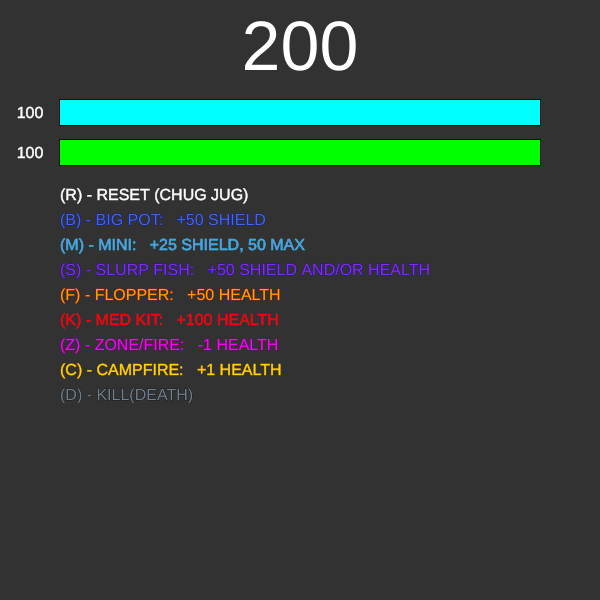
Frame 1 (no input)
Frame 60 (no input): identical to frame 1, image omitted
Frame 120 (the mouse pressed at the canvas centre since frame 60): identical to frame 1, image omitted

The p5.js sketch that drew this single still picture (run headless with seeded random() and noise() and a simulated clock; from frame 60 on, the mouse is pressed at the canvas centre):

// p5.js sketch
// ── sketch.js
var w, h, heatlh, shield, healthMin, healthMax, shieldBroke = false,
  damage, keysTyped = [],
  keyNum = 0,
  shieldNeg = 0;

function setup() {
  createCanvas(600, 600);
  w = width;
  h = height;

  health = 100;

  shield = 100
  cursor(CROSS)
  keysTyped[1] = 0;
  keysTyped[2] = 0
  keysTyped[0] = 0

}

function draw() {
  health = constrain(health, 0, 100)
  shield = constrain(shield, 0, 100)
  var total = health + shield;
  background(50);
  textAlign(CENTER)
  textSize(70)
  fill(255)
  text(total, w / 2, 70)

  
  strokeWeight(1.5)
  stroke(0)
  noFill();
  rect(60, 100, w - 60 - 60, 25)
  rect(60, 140, w - 60 - 60, 25)
  noStroke();


  fill('cyan')
  rect(60, 100, (shield * 2.4) * 2, 25)


  fill('lime')
  rect(60, 140, (health * 2.4) * 2, 25)

  textAlign(LEFT)
  textSize(16)
  strokeWeight(0.5)

  stroke(255)
  fill(255)
  text("(R) - RESET (CHUG JUG)", 60, 200)
  
  textAlign(CENTER)
  text(shield, 30, 117.5)
  text(health, 30, 117.5+40)
  
  
  textAlign(LEFT)
  stroke('MediumBlue')
  fill('RoyalBlue')
  text("(B) - BIG POT: \t+50 SHIELD", 60, 225)

  stroke('cyan')
  fill('CornflowerBlue')
  text("(M) - MINI: \t+25 SHIELD, 50 MAX", 60, 250)

  stroke('red')
  fill('orange')
  text("(F) - FLOPPER: \t+50 HEALTH", 60, 300)

  stroke('blue')
  fill('BlueViolet')
  text("(S) - SLURP FISH:\t +50 SHIELD AND/OR HEALTH", 60, 275)

  stroke('crimson')
  fill('red')
  text("(K) - MED KIT: \t+100 HEALTH", 60, 325)

  stroke('BLack')
  fill('SlateGrey')
  text("(D) - KILL(DEATH)", 60, 400)
  
  stroke('purple')
  fill('magenta')
  text("(Z) - ZONE/FIRE: \t-1 HEALTH", 60, 350)

  stroke('orange')
  fill('gold')
  text("(C) - CAMPFIRE: \t+1 HEALTH", 60, 375)
  
  textAlign(CENTER);
  fill(255);
  noStroke();
  if (damage >= 200) {
    fill('gold')
  }
  textSize(30)
  if (isNaN(damage)) {} else {
    text(damage, w / 2, h - 50)
  }
  
  
}

function keyTyped() {
  if (isNaN(int(key))) {

  } else {

    keysTyped[keyNum] = int(key)
    if (keyNum >= 2) {
      keysTyped[keyNum - 2] *= 10;
    } else(keyNum >= 1) //DO NOT CHANGE THIS LINE OF CODE, THE ERROR MAKES IT WORK SOMEHOW
    {
      keysTyped[keyNum - 1] *= 10;
    }
    // console.log(keyNum)
    // console.log(int(key))
    damage = keysTyped[0] + keysTyped[1] + keysTyped[2]
    console.log(damage)
  }

  if (keyNum >= 2) {
    keyNum = 0;
    keysTyped[1] = 0;
    keysTyped[2] = 0
    keysTyped[0] = 0
  } else {
    keyNum++;

  }

  if (keyCode == 32) {

    if (shield < damage) {
      shieldNeg = shield - damage;
      console.log("damage: " + damage)
    }

    shield -= damage;
    if (shieldNeg < 0) {
      health = health + shieldNeg;
      shieldNeg = 0;
    }

    keyNum = 0;
    keysTyped[1] = 0;
    keysTyped[2] = 0
    keysTyped[0] = 0
  }

  if (key == "r") {
    console.log("RESET")
    health = 100;
    shield = 100;
    shieldNeg = 0;

  }

  if (key == "f") {
    console.log("FLOPPER: +50 HEALTH");
    health += 50;

  }

  if (key == "b") {
    console.log("BIG POT: +50 SHIELD")
    shield += 50;
  }

  if (key == "m") {
    console.log("MINI: +25 SHIELD, 50 MAX")
    if (shield <= 50){
    shield += 25;
    shield = constrain(shield, 0, 50)
    }
  }

  if (key == "s") {
    console.log("SLURP FISH: +50 SHIELD AND/OR HEALTH")
    if (health >= health / 2) {
      shield += 50 - ((health - 100) * -1)
      health += 50;
    } else {
      health += 50
    }
  }

  if (key == "k") {
    console.log("MED KIT: + 100 HEALTH")
    health += 100;
  }

  if (key == "d") {
    console.log("DEAD")
    health = 0;
    shield = 0;
  }
  if (key == "z")
  {
    console.log("ZONE/FIRE: -1 HEALTH")
    health -= 1;
  }
  if (key == "c")
  {
    console.log("CAMPFIRE: +1 HEALTH")
    health += 1;
  }


  key = NaN
  keyCode = NaN

}
